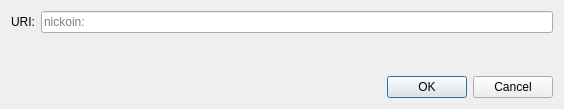
<?xml version="1.0" encoding="UTF-8"?>
<ui version="4.0">
 <class>OpenURIDialog</class>
 <widget class="QDialog" name="OpenURIDialog">
  <property name="geometry">
   <rect>
    <x>0</x>
    <y>0</y>
    <width>564</width>
    <height>109</height>
   </rect>
  </property>
  <property name="windowTitle">
   <string>Open nickoin URI</string>
  </property>
  <layout class="QVBoxLayout" name="verticalLayout">
   <item>
    <layout class="QHBoxLayout" name="horizontalLayout">
     <item>
      <widget class="QLabel" name="label">
       <property name="text">
        <string>URI:</string>
       </property>
      </widget>
     </item>
     <item>
      <widget class="QValidatedLineEdit" name="uriEdit">
       <property name="placeholderText">
        <string notr="true">nickoin:</string>
       </property>
      </widget>
     </item>
    </layout>
   </item>
   <item>
    <spacer name="verticalSpacer">
     <property name="orientation">
      <enum>Qt::Vertical</enum>
     </property>
     <property name="sizeHint" stdset="0">
      <size>
       <width>20</width>
       <height>40</height>
      </size>
     </property>
    </spacer>
   </item>
   <item>
    <widget class="QDialogButtonBox" name="buttonBox">
     <property name="orientation">
      <enum>Qt::Horizontal</enum>
     </property>
     <property name="standardButtons">
      <set>QDialogButtonBox::Cancel|QDialogButtonBox::Ok</set>
     </property>
    </widget>
   </item>
  </layout>
 </widget>
 <customwidgets>
  <customwidget>
   <class>QValidatedLineEdit</class>
   <extends>QLineEdit</extends>
   <header>qt/qvalidatedlineedit.h</header>
  </customwidget>
 </customwidgets>
 <resources/>
 <connections>
  <connection>
   <sender>buttonBox</sender>
   <signal>accepted()</signal>
   <receiver>OpenURIDialog</receiver>
   <slot>accept()</slot>
   <hints>
    <hint type="sourcelabel">
     <x>248</x>
     <y>254</y>
    </hint>
    <hint type="destinationlabel">
     <x>157</x>
     <y>274</y>
    </hint>
   </hints>
  </connection>
  <connection>
   <sender>buttonBox</sender>
   <signal>rejected()</signal>
   <receiver>OpenURIDialog</receiver>
   <slot>reject()</slot>
   <hints>
    <hint type="sourcelabel">
     <x>316</x>
     <y>260</y>
    </hint>
    <hint type="destinationlabel">
     <x>286</x>
     <y>274</y>
    </hint>
   </hints>
  </connection>
 </connections>
</ui>
